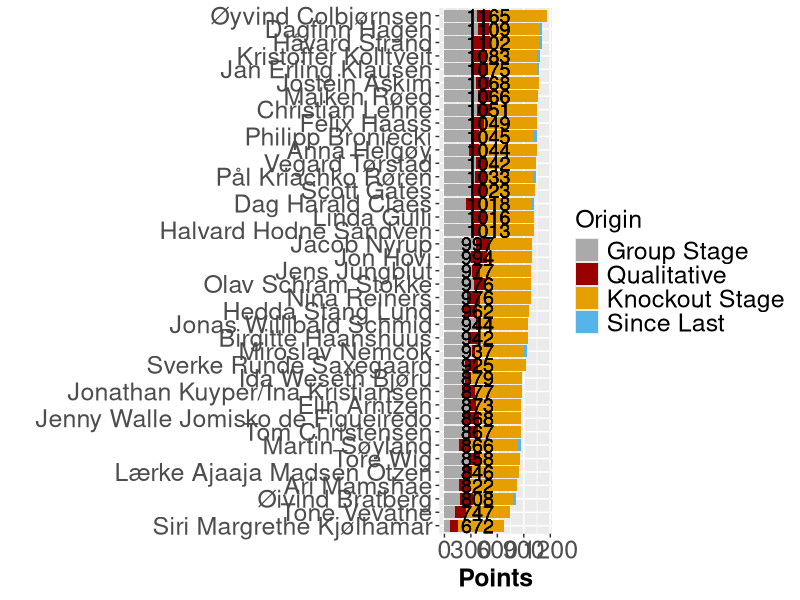

The R script that drew this image:
## ---- chunk 1

library(tidyverse)
library(readxl)
library(knitr)

knitr::opts_chunk$set(out.width = "100%")

## ---- chunk 2

invisible(Sys.setlocale())
poeng_prev <- tbl_df(read.csv("details50_.csv", sep=";", header = FALSE, encoding = "utf-8"))
poeng_prev$total_prev <- poeng_prev$V2 + poeng_prev$V3 + poeng_prev$V4
poeng_prev <- poeng_prev %>% select(V1, total_prev)

poeng <- tbl_df(read.csv("details50.csv", sep=";", header = FALSE))

poeng$total <- poeng$V2 + poeng$V3 + poeng$V4

poeng <- inner_join(poeng, poeng_prev, by="V1")
poeng$diff <- poeng$total - poeng$total_prev

poeng <- rename(poeng, V35 = V4)
poeng <- rename(poeng, V34 = V3)
poeng <- rename(poeng, V36 = V2)
poeng$V34 <-poeng$V34 - poeng$diff


long_pong <- poeng %>% select(V1, V34, V35, V36, total, diff)  %>% gather(key = V, -V1, -total, value = poeng) %>% arrange(V)

invisible(Sys.setlocale())
ggplot(data = long_pong, aes(x = reorder(V1, total), y=poeng, fill = V)) + 
  geom_bar(stat = "identity") +
  coord_flip() +
  geom_text(aes(V1, 0, label = total), hjust = -0.50, size = 5) +
  ylab("Points") +
  xlab(" ") +
  scale_fill_manual(values=c("#AAAAAA", "#990000", "#E69F00", "#56B4E9"), 
                    name="Origin",
                    breaks=c("V36", "V35", "V34", "diff"),
                    labels=c("Group Stage", "Qualitative", "Knockout Stage", "Since Last")) +
  theme(axis.text=element_text(size=18), axis.title=element_text(size=18,face="bold")) +
  theme(legend.title=element_text(size=18), 
    legend.text=element_text(size=18))
